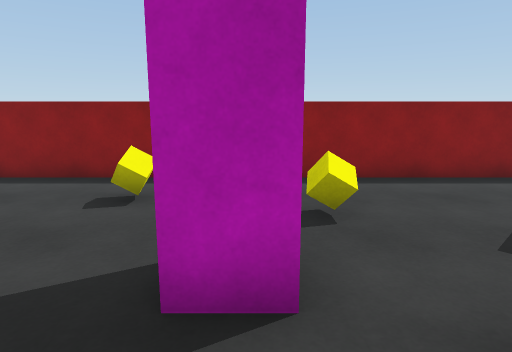
View 1 (above)

16 first-person views from a walk through a 3-D level made in the Unity game engine. The camera is 1.4 m above the floor, tilts 10° down and sees 75° across. The floor is counted in squares, 1 m on a side. Each view is taken from the middle of a square. On the plan, view 1 faces up. The plan holds only what a view shows up to about 15 squares ahead; the rest is blank. The player character is not drawn. Surface patterns are stand-ins for the level's own textures.

View 2
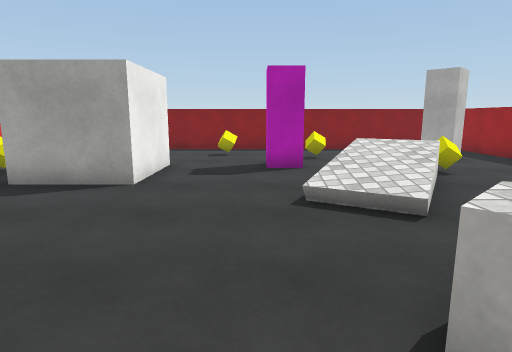

View 3
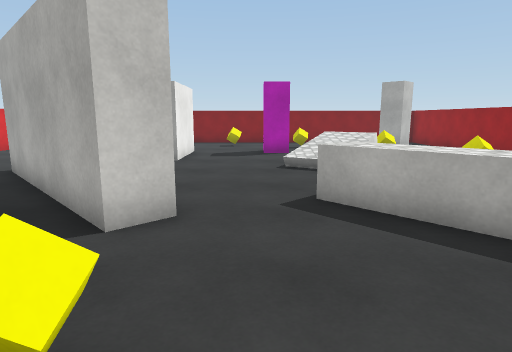

View 4
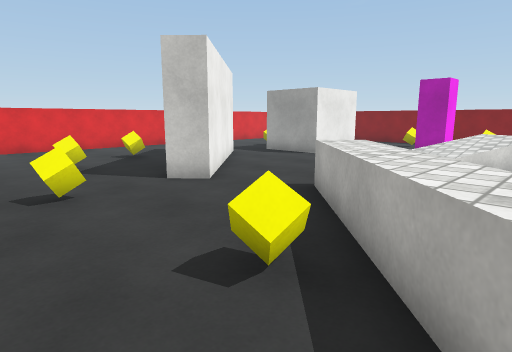

View 5
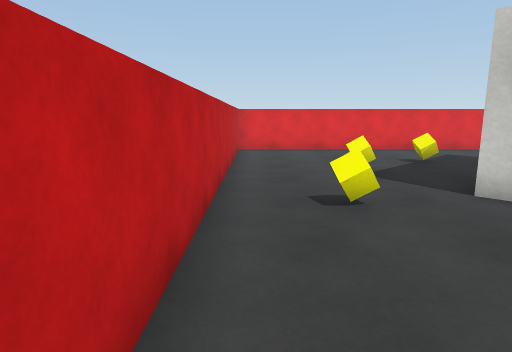

View 6
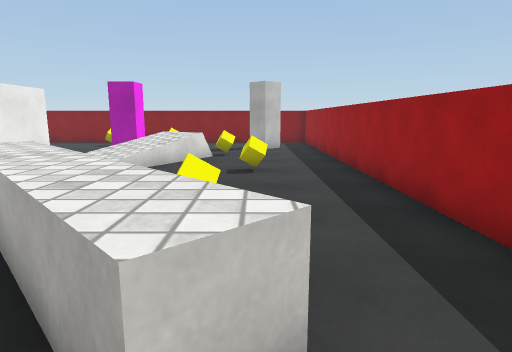

View 7
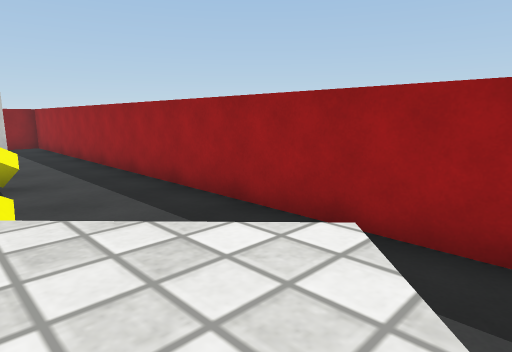

View 8
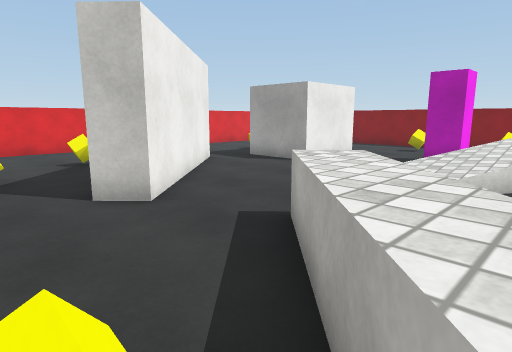

View 9
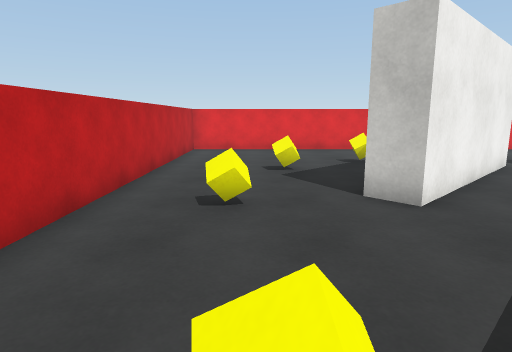

View 10
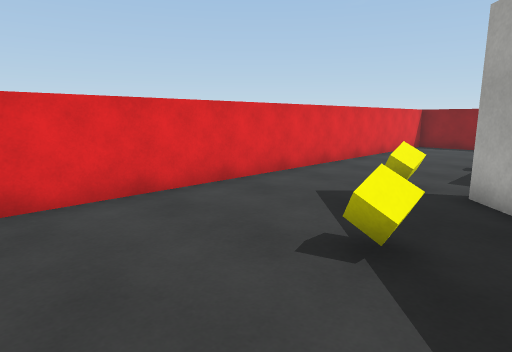

View 11
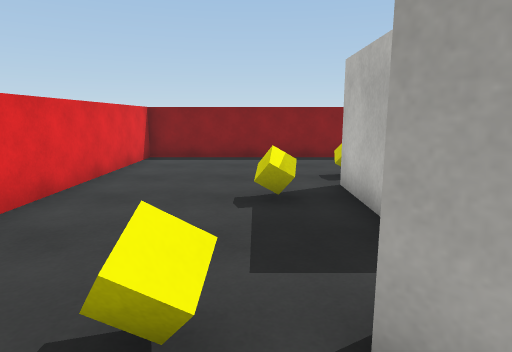

View 12
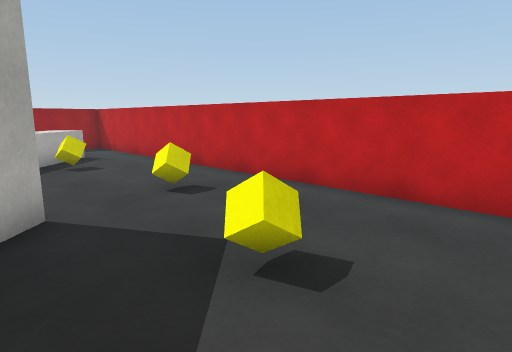

View 13
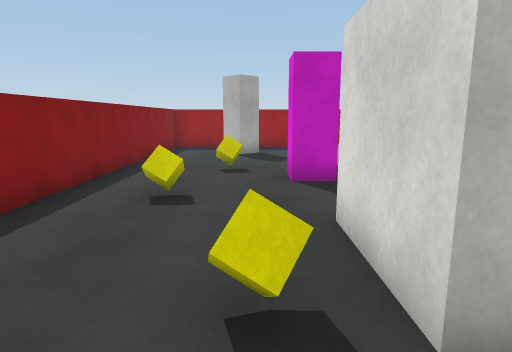

View 14
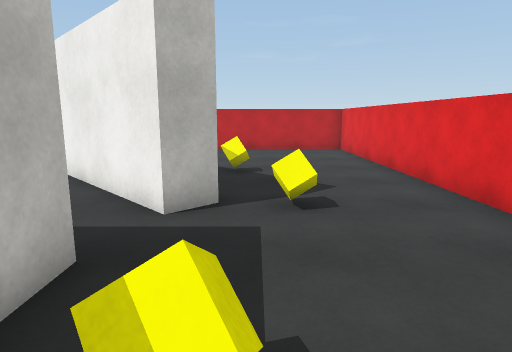

View 15
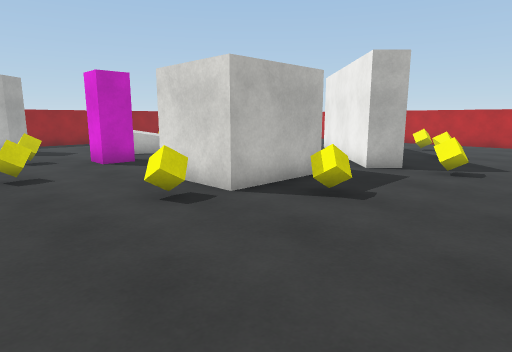

View 16
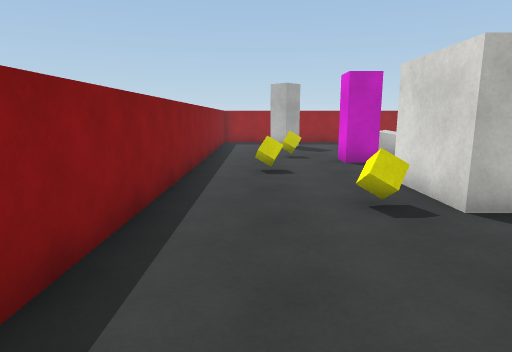

### Floor plan
Key: @ floor where view 1 was taken; # wall or solid block; . main floor; : floor 0.5 m higher than the main floor; + floor 0.75 m higher than the main floor; / step, stairs or slope; = window, fence, low wall or low ledge; ^ raised ledge; v drop or lower ground; C yellow cube; O other object.
Columns run from 12 left of view 1 to 8 right of it. Each row starts with its distance up from view 1.
  8 #####################
  7 #...................#
  6 #.........C.........#
  5 #............C...##.#
  4 #.....C..........##.#
  3 #.....###..OO.......#
  2 #...C.###...O.=.C...#
  1 #.....###....v==....#
  0 #.....###...@:+=....#
 -1 #...........///.....#
 -2 #..C.##.....///..C..#
 -3 #....###............#
 -4 #.....###.....  ....#
 -5 #......###..=^   ...#
 -6 #....C..##...^^   ..#
 -7 #........#....^^C ..#
 -8 #.....C........^^...#
 -9 #.........C...C.^^..#
-10 #................=..#
-11 #...................#
-12 #####################

Where each view was taken, in squares from view 1:
view 1: 0 up, 0 right, facing up
view 2: 7 down, 1 left, facing up
view 3: 11 down, 1 left, facing up
view 4: 11 down, 4 right, facing up-left
view 5: 11 down, 3 right, facing left
view 6: 11 down, 5 right, facing up
view 7: 10 down, 4 right, facing up-right
view 8: 9 down, 3 right, facing up-left
view 9: 9 down, 3 right, facing left
view 10: 9 down, 6 left, facing up-left
view 11: 4 down, 8 left, facing up
view 12: 6 down, 8 left, facing down-right
view 13: 4 up, 8 left, facing right
view 14: 3 up, 8 left, facing down
view 15: 7 up, 11 left, facing down-right
view 16: 6 up, 11 left, facing right
